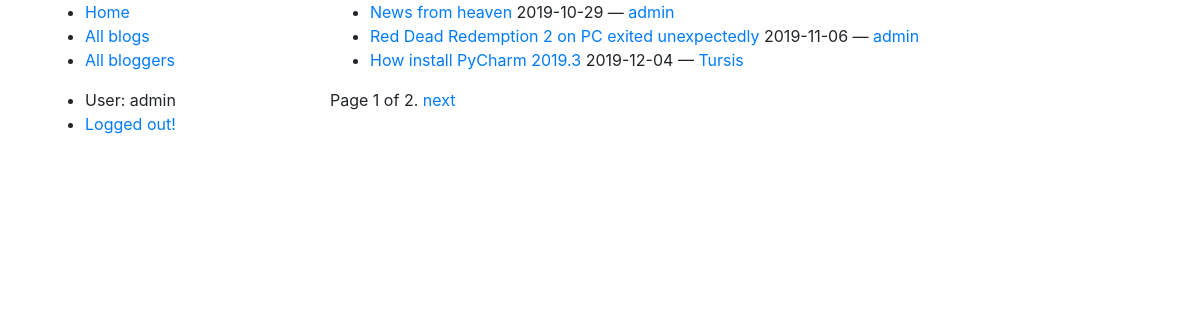
The app's page /blog/blogs/ (signed in) with its own data.
### blog/models.py (models this page shows, shortened)
class Blog(models.Model):
    name = models.CharField(max_length=200, help_text="Enter your name blog here.")
    author = models.ForeignKey(BlogAuthor, on_delete=models.SET_NULL, null=True)
    description = models.TextField(max_length=400, help_text="Enter your blog text here.")
    pub_date = models.DateTimeField('date published')
    def get_absolute_url(self):
        return reverse('blog:blog-detail', args=[str(self.id)])

class BlogAuthor(models.Model):
    user = models.ForeignKey(User, on_delete=models.SET_NULL, null=True)
    bio = models.TextField(max_length=400, help_text="Enter your bio details here.")
    def __str__(self):
        return self.user.username

### blog/views.py (the view)
class BlogListView(generic.ListView):
    model = Blog
    paginate_by = 3

### blog/templates/blog/blog_list.html
{% extends "base_generic.html" %}
{% block content %}
	{% if blog_list %}
	<ul>
		{% for blog in blog_list %}
			<li><a href={{ blog.get_absolute_url }}>{{ blog.name }} </a> {{ blog.pub_date|date:'Y-m-d'  }} —
				<a href="{% url 'blog:bloggers-detail' blog.pk%}"> {{blog.author }}</a></li>
		{% endfor %}
	</ul>
	{% endif %}
{% endblock %}

### blog/templates/base_generic.html (shortened to what this page needs)
<!DOCTYPE html>
<html lang="en">
<head>
  {% load static %}
  <link rel="stylesheet" href="https://stackpath.bootstrapcdn.com/bootstrap/4.3.1/css/bootstrap.min.css"
>
  <link rel="stylesheet" type="text/css" href="{% static 'blog/style.css' %}"/>
</head>
<body>
<div class="container">
  <div class="row">
    <div class="col-3">
      <ul>
        <li><a href=" {% url 'blog:index' %}">Home</a></li>
        <li><a href="{% url 'blog:blogs' %}">All blogs</a></li>
        <li><a href="{% url 'blog:bloggers' %}">All bloggers</a></li>
      </ul>
      <ul>
        {% if user.is_authenticated %}
          <li>User: {{ user.get_username }}</li>
          <li><a href="{% url 'logout' %}?next={{ request.path }}">Logged out!</a></li>
        {% else %}
          <li><a href="{% url 'login' %}?next={{ request.path }}">Login</a></li>
        {% endif %}
      </ul>
    </div>
    <div class="col-9">
      {% block content %} {% endblock %}
      {% block pagination %}
        {% if is_paginated %}
          <div class="pagination">
            <span class="page-links">
              <span class="page-current">
                    Page {{ page_obj.number }} of {{ page_obj.paginator.num_pages }}.
                </span>
              {% if page_obj.has_next %}
                <a href="{{ request.path }}?page={{ page_obj.next_page_number }}">next</a>
              {% endif %}
            </span>
          </div>
        {% endif %}
      {% endblock %}
    </div>
  </div>
</div>
</body>
</html>

### records on screen
Blog: name "News from heaven", pub_date "2019-10-29", author "admin"
Blog: name "Red Dead Redemption 2 on PC exited unexpectedly", pub_date "2019-11-06", author "admin"
Blog: name "How install PyCharm 2019.3", pub_date "2019-12-04", author "Tursis"

### other values on screen
{{ user.get_username }} "admin"
{{ page_obj.number }} "1"
{{ page_obj.paginator.num_pages }} "2"
